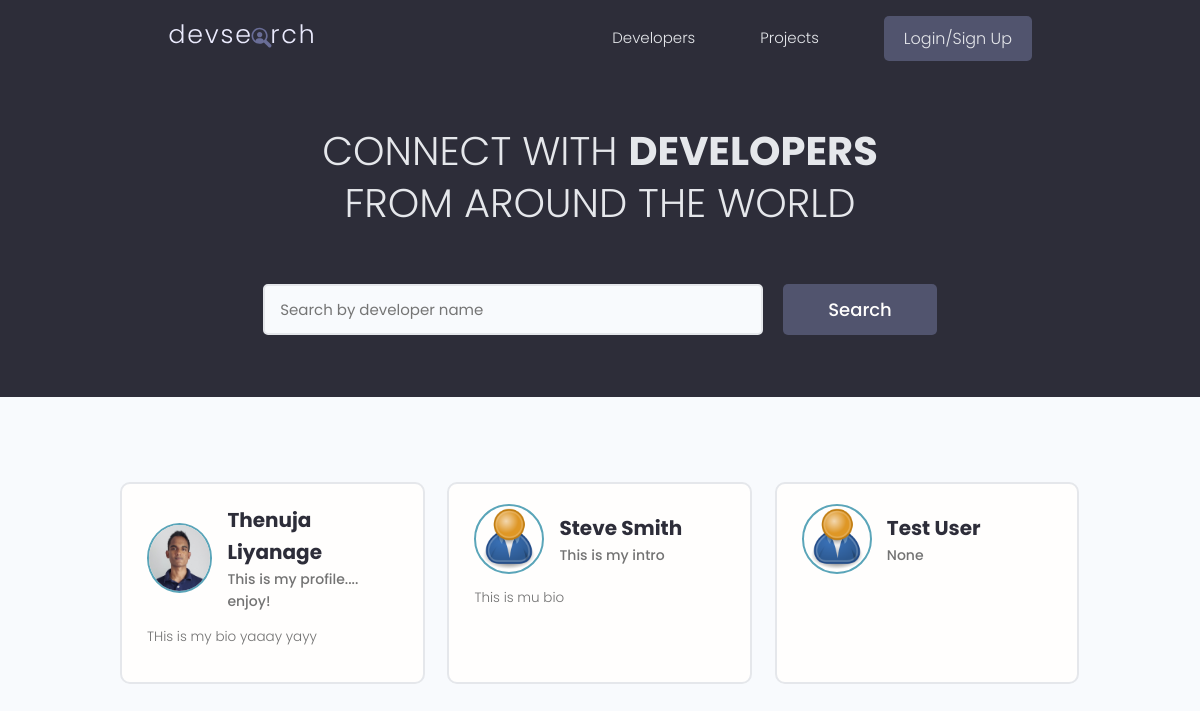
The page / on the database its author committed.
### users/models.py (models this page shows, shortened)
class Profile(models.Model):
    user = models.OneToOneField(User, on_delete=models.CASCADE, null=True, blank=True )
    first_name = models.CharField(max_length=100)
    last_name = models.CharField(max_length=100)
    username = models.CharField(max_length=80, null=True, blank=True)
    email = models.EmailField(max_length=80, null=True, blank=True)
    city = models.CharField(max_length=100)
    country = models.CharField(max_length=100)
    short_intro = models.CharField(max_length=200, blank=True, null=True)
    bio = models.TextField(blank=True, null=True)
    profile_image = models.ImageField(null=True, blank=True, upload_to='profile-pics/', default="profile-pics/user-default.png")
    social_github = models.CharField(max_length=200, blank=True, null=True)
    social_twitter = models.CharField(max_length=200, blank=True, null=True)
    social_linkedin = models.CharField(max_length=200, blank=True, null=True)
    social_youtube = models.CharField(max_length=200, blank=True, null=True)
    social_website = models.CharField(max_length=200, blank=True, null=True)
    created_date = models.DateTimeField(auto_now_add=True)
    id = models.UUIDField(default=uuid.uuid4, unique=True, primary_key=True, editable=False)

### users/views.py (the view)
# urls.py: path('', views.profiles, name='profiles'),
def profiles(request):
    profiles = Profile.objects.all()
    context = {'profiles': profiles}
    return render(request, 'users/developers.html', context)

### users/templates/users/developers.html (shortened to what this page needs)
{% extends 'main.html'%}
{% block content %}
 <main class="home">
    <section class="hero-section text-center">
      <div class="container container--narrow">
        <div class="hero-section__box">
          <h2>CONNECT WITH <span>DEVELOPERS</span></h2>
          <h2>FROM AROUND THE WORLD</h2>
        </div>
        <div class="hero-section__search">
          <form class="form" action="#" method="get">
            <div class="form__field">
              <input class="input input--text" id="formInput#search" type="text" name="text"
                placeholder="Search by developer name" />
            </div>
            <input class="btn btn--sub btn--lg" type="submit" value="Search" />
          </form>
        </div>
      </div>
    </section>
    <section class="devlist">
      <div class="container">
        <div class="grid grid--three">
          {% for developer in profiles %}
          <div class="column card">
            <div class="dev">
              <a href="{% url 'profile' developer.id %}" class="card__body">
                <div class="dev__profile">
                  <img class="avatar avatar--md" src="{{ developer.profile_image.url }}" alt="image" />
                  <div class="dev__meta">
                    <h3>{{developer.first_name}} {{developer.last_name}}</h3>
                    <h5>{{developer.short_intro}}</h5>
                  </div>
                </div>
                <p class="dev__info">{{developer.bio | slice:"100"}}</p>
              </a>
            </div>
          </div>
          {%endfor%}
        </div>
      </div>
    </section>
  </main>
{% endblock  %}

### templates/main.html (shortened to what this page needs)
<!DOCTYPE html>
{% load static %}
<html lang="en">
<head>
    <link rel="stylesheet" href="https://cdn.iconmonstr.com/1.3.0/css/iconmonstr-iconic-font.min.css" />
    <link rel="stylesheet" href="{% static 'uikit/styles/uikit.css' %}" />
    <link rel="stylesheet" href="{% static 'styles/app.css' %}" />
</head>
<body>
    {% include 'navbar.html' %}
    {% block content %}
    {% endblock content %}
</body>
</html>

### templates/navbar.html (shortened to what this page needs)
{% load static %}
 <header class="header">
    <div class="container container--narrow">
      <a href="{% url 'projects' %}" class="header__logo">
        <img src="{% static 'images/logo.svg' %}" alt="DevSearch Logo" />
      </a>
      <nav class="header__nav">
        <ul class="header__menu">
          <li class="header__menuItem"><a href="{% url 'profiles' %}">Developers</a></li>
          <li class="header__menuItem"><a href="{%url 'projects'%}">Projects</a></li>
          {%if request.user.is_authenticated%}
          <li class="header__menuItem"><a href="inbox.html">Inbox</a></li>
          <li class="header__menuItem"><a href="{% url 'project-form' %}">Add Project</a></li>
          <li class="header__menuItem"><a href="{% url 'account' %}">Account</a></li>
          <li class="header__menuItem"><a href="{% url 'logout' %}" class="btn btn--sub">Logout</a></li>
          {%else  %}
          <li class="header__menuItem"><a href="{% url 'login' %}" class="btn btn--sub">Login/Sign Up</a></li>
          {%endif%}
        </ul>
      </nav>
    </div>
  </header>

### static/styles/app.css (style rules this page uses)
:root { --color-sub: #2d2d39; }
.btn--sub { background-color: var(--color-sub-light); }
.card { border: 2px solid var(--color-light); }
img { width: 100%; }
.header { position: sticky; z-index: 111; background-color: var(--color-sub); padding: 1.5rem 0; }
.header > .container { display: flex; justify-content: space-between; align-items: center; }
.header__logo > img { height: 3.8rem; }
.header__nav > ul { display: inline-flex; align-items: center; list-style: none; gap: 6.5rem; }
.header__menuItem > a { color: var(--color-light); font-weight: 300; }
.hero-section { height: 40vh; display: flex; align-items: center; background-color: var(--color-sub); }
.hero-section__box { margin-bottom: 4rem; }
.hero-section__box > h2, .hero-section__box > h2 > span { font-size: 4rem; color: var(--color-light); line-height: 1.3; text-transform: uppercase; }
.hero-section__box > h2 { font-weight: 300; }
.hero-section__box > h2 > span { font-weight: 700; }
.hero-section__search > .form { display: flex; align-items: center; justify-content: center; gap: 2rem; }
.hero-section__search > .form input.input--text { width: 50rem; }
.devlist { margin-top: 8rem; }
.devlist .grid { align-items: stretch; }
.devlist .dev .dev__profile { display: flex; align-items: center; gap: 1.5rem; }
.devlist .dev .dev__meta h3 { color: var(--color-sub); font-size: 2rem; font-weight: 700; }
.devlist .dev .dev__meta h5 { color: var(--color-text); font-size: 1.4rem; font-weight: 500; }
.devlist .dev .dev__info { margin: 1.5rem 0; font-size: 1.35rem; line-height: 1.4; text-align: justify; }

### static/uikit/styles/modules/_variables.css (style rules this page uses)
:root { --color-main: #5aa5b9; --color-main-light: #e6faff; --color-sub: #3f4156; --color-sub-light: #51546e; --color-sub-lighter: #ededfd; --color-text: #737373; --color-gray: #8b8b8b; --color-light: #e5e7eb; --color-light-gray: #767676; --color-bg: #f8fafd; --color-white: #fffefd; --color-white-light: #f3f3f3; --color-success: #359e64; --color-success-bg: #def8e8; --color-error: #fc4b0b; --color-error-bg: #fff2ee; --font-base: 'Poppins', arial, helvetica, 'Segoe UI', roboto, ubuntu, sans-serif; --font-monospace: 'Fira Code', 'Courier New', courier, monospace; --font-regular: 300; --font-medium: 500; --font-bold: 700; --generic-shadow: 1px 1px 5px #00000010; --generic-transition: all 0.3s ease-in-out; }

### static/uikit/styles/modules/_base.css (style rules this page uses)
* { margin: 0; padding: 0; box-sizing: border-box; text-rendering: optimizeLegibility; color: inherit; font-size: inherit; }
html { font-size: 50%; }
@media only screen and (min-width: 480px) { html { font-size: 56.25%; } }
@media only screen and (min-width: 1200px) { html { font-size: 62.5%; } }
body { line-height: 1.6; font-weight: 400; font-size: 1.5rem; color: var(--color-text); background-color: var(--color-bg); min-height: 100vh; }

### static/uikit/styles/modules/_typography.css (style rules this page uses)
* { font-family: var(--font-base); }
h2 { font-size: 3.6rem; font-weight: var(--font-bold); }
h3 { font-size: 3.2rem; font-weight: var(--font-medium); }
h5 { font-size: 2.4rem; font-weight: var(--font-medium); }
h5, h6 { font-weight: var(--font-regular); }
p, span, strong { font-size: 1.6rem; color: var(--color-text); font-weight: var(--font-regular); }
a { padding-bottom: 2px; text-decoration: none; display: inline-block; color: var(--color-main); font-weight: var(--font-medium); }

### static/uikit/styles/modules/_utilities.css (style rules this page uses)
.container { width: 92%; max-width: 165rem; margin: 0 auto; box-sizing: border-box; }
.container--narrow { width: 92%; max-width: 120rem; }
@media screen and (min-width: 1000px) { .container { width: 90%; } }
@media screen and (min-width: 1000px) { .container--narrow { width: 85%; } }
@media screen and (min-width: 1200px) { .container { width: 80%; } }
@media screen and (min-width: 1200px) { .container--narrow { width: 72%; } }
.text-center { text-align: center; }

### static/uikit/styles/modules/_avatar.css (style rules this page uses)
.avatar { border-radius: 50%; border: 2px solid var(--color-main); object-fit: cover; }
.avatar--md { height: 7rem; width: 7rem; }

### static/uikit/styles/modules/_button.css (style rules this page uses)
.btn { display: inline-block; position: relative; cursor: pointer; background-color: var(--color-light); font-weight: var(--font-medium); color: var(--color-sub); text-decoration: none; padding: 1rem 2rem; border-radius: 0.5rem; border: none; width: -webkit-fit-content; width: -moz-fit-content; width: fit-content; height: -webkit-fit-content; height: -moz-fit-content; height: fit-content; font-size: 1.6rem; outline-width: 0; outline-color: transparent; -webkit-backface-visibility: hidden; backface-visibility: hidden; transition: all 0.3s ease-in-out; }
.btn--sub { background-color: var(--color-sub); color: var(--color-white); }
.btn--lg { font-size: 1.8rem; padding: 1.2rem 4.5rem; }

### rows shown on the page
Profile: profile_image (picture), first_name "Thenuja", last_name "Liyanage", short_intro "This is my profile.... enjoy!", bio "THis is my bio yaaay yayy"
Profile: profile_image (placeholder picture), first_name "Steve", last_name "Smith", short_intro "This is my intro", bio "This is mu bio"
Profile: profile_image (placeholder picture), first_name "Test", last_name "User", short_intro "None"
